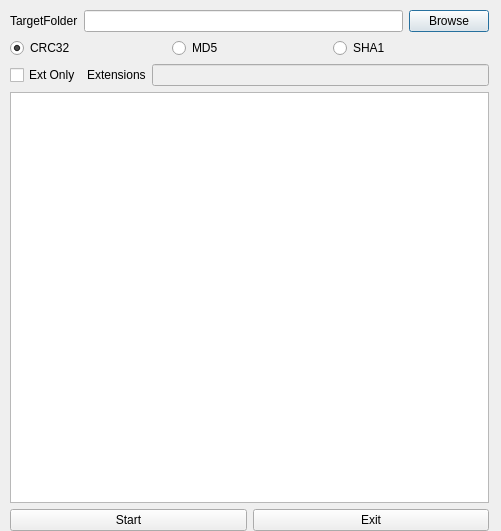
<?xml version="1.0" encoding="UTF-8"?>
<ui version="4.0">
 <class>Dialog</class>
 <widget class="QDialog" name="Dialog">
  <property name="geometry">
   <rect>
    <x>0</x>
    <y>0</y>
    <width>501</width>
    <height>531</height>
   </rect>
  </property>
  <property name="windowTitle">
   <string>FilesInfoReader GUI</string>
  </property>
  <widget class="QWidget" name="">
   <property name="geometry">
    <rect>
     <x>10</x>
     <y>10</y>
     <width>479</width>
     <height>521</height>
    </rect>
   </property>
   <layout class="QVBoxLayout" name="verticalLayout">
    <property name="sizeConstraint">
     <enum>QLayout::SetMaximumSize</enum>
    </property>
    <item>
     <layout class="QHBoxLayout" name="horizontalLayout">
      <property name="sizeConstraint">
       <enum>QLayout::SetDefaultConstraint</enum>
      </property>
      <item>
       <widget class="QLabel" name="label">
        <property name="text">
         <string>TargetFolder</string>
        </property>
       </widget>
      </item>
      <item>
       <widget class="QLineEdit" name="EditTargetFolder"/>
      </item>
      <item>
       <widget class="QPushButton" name="BtnBrowse">
        <property name="text">
         <string>Browse</string>
        </property>
       </widget>
      </item>
     </layout>
    </item>
    <item>
     <layout class="QHBoxLayout" name="horizontalLayout_5">
      <item>
       <widget class="QRadioButton" name="RadBtnCrc32">
        <property name="text">
         <string>CRC32</string>
        </property>
        <property name="checked">
         <bool>true</bool>
        </property>
       </widget>
      </item>
      <item>
       <widget class="QRadioButton" name="RadBtnMD5">
        <property name="text">
         <string>MD5</string>
        </property>
       </widget>
      </item>
      <item>
       <widget class="QRadioButton" name="RadBtnSHA1">
        <property name="text">
         <string>SHA1</string>
        </property>
       </widget>
      </item>
     </layout>
    </item>
    <item>
     <layout class="QHBoxLayout" name="horizontalLayout_2">
      <item>
       <widget class="QCheckBox" name="ChkBoxExtOnly">
        <property name="text">
         <string>Ext Only</string>
        </property>
       </widget>
      </item>
      <item>
       <widget class="QLabel" name="label_2">
        <property name="text">
         <string>Extensions</string>
        </property>
       </widget>
      </item>
      <item>
       <widget class="QLineEdit" name="EditExtList">
        <property name="enabled">
         <bool>false</bool>
        </property>
       </widget>
      </item>
     </layout>
    </item>
    <item>
     <widget class="QTextBrowser" name="TextOutput"/>
    </item>
    <item>
     <layout class="QHBoxLayout" name="horizontalLayout_3">
      <item>
       <widget class="QPushButton" name="BtnStart">
        <property name="text">
         <string>Start</string>
        </property>
       </widget>
      </item>
      <item>
       <widget class="QPushButton" name="BtnExit">
        <property name="text">
         <string>Exit</string>
        </property>
       </widget>
      </item>
     </layout>
    </item>
   </layout>
  </widget>
  <zorder>layoutWidget</zorder>
  <zorder>layoutWidget</zorder>
  <zorder>layoutWidget</zorder>
  <zorder>TextOutput</zorder>
  <zorder>label_2</zorder>
 </widget>
 <resources/>
 <connections/>
</ui>
